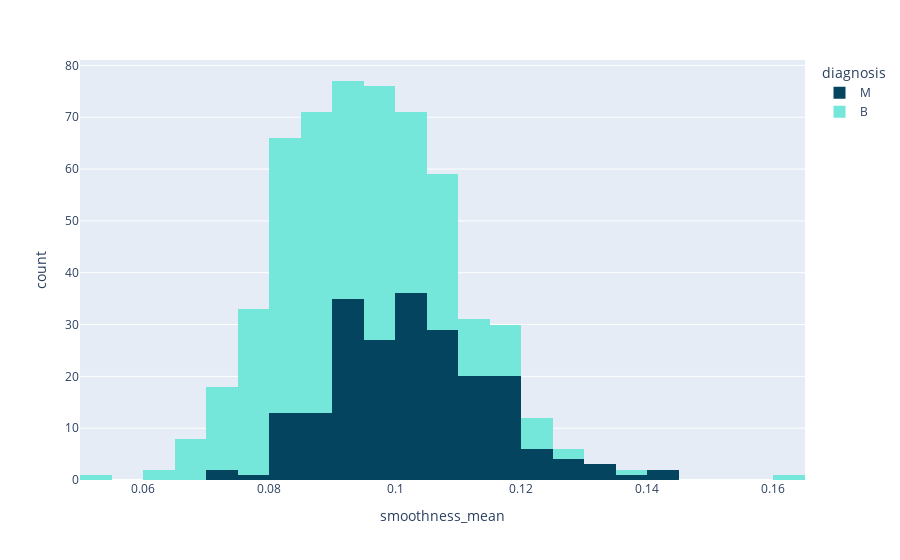

Notebook source saved alongside this figure:
### Code cell
px.histogram(data_frame=ds,x='smoothness_mean',color='diagnosis',color_discrete_sequence=['#05445E','#75E6DA'])

### Figure 1 — Plotly figure (JSON) as saved in the notebook; plotly's stock layout.template omitted (floating-point values rounded to 4 significant figures; data arrays with more than 128 entries replaced by an {"elided": "..."} marker saying what was removed)
{"data": [{"alignmentgroup": "True", "bingroup": "x", "hovertemplate": "diagnosis=M<br>smoothness_mean=%{x}<br>count=%{y}<extra></extra>", "legendgroup": "M", "marker": {"color": "#05445E", "pattern": {"shape": ""}}, "name": "M", "offsetgroup": "M", "orientation": "v", "showlegend": true, "type": "histogram", "x": {"elided": "212 float values"}, "xaxis": "x", "yaxis": "y"}, {"alignmentgroup": "True", "bingroup": "x", "hovertemplate": "diagnosis=B<br>smoothness_mean=%{x}<br>count=%{y}<extra></extra>", "legendgroup": "B", "marker": {"color": "#75E6DA", "pattern": {"shape": ""}}, "name": "B", "offsetgroup": "B", "orientation": "v", "showlegend": true, "type": "histogram", "x": {"elided": "357 float values"}, "xaxis": "x", "yaxis": "y"}], "layout": {"autosize": true, "barmode": "relative", "legend": {"title": {"text": "diagnosis"}, "tracegroupgap": 0}, "margin": {"t": 60}, "xaxis": {"anchor": "y", "autorange": true, "domain": [0, 1], "range": [0.05, 0.165], "title": {"text": "smoothness_mean"}, "type": "linear"}, "yaxis": {"anchor": "x", "autorange": true, "domain": [0, 1], "range": [0, 81.05], "title": {"text": "count"}}}}
